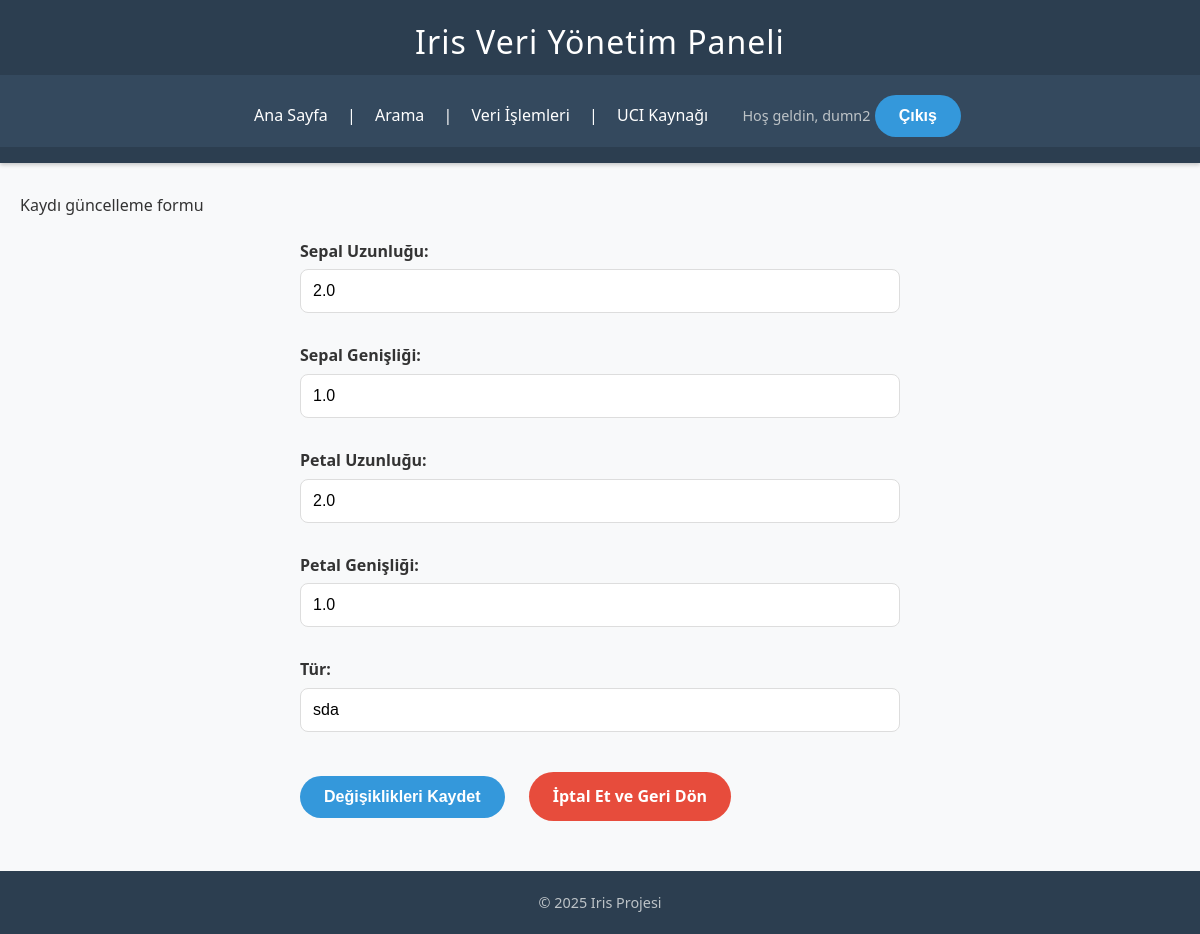
The page /update/1/ (signed in) on the database its author committed.
### iris_classifier/models.py (models this page shows)
class Iris(models.Model):
    sepal_length = models.FloatField()
    sepal_width = models.FloatField()
    petal_length = models.FloatField()
    petal_width = models.FloatField()
    species = models.CharField(max_length=30)
    collector = models.ForeignKey(Collector, on_delete=models.CASCADE)

### iris_classifier/views.py (the view, shortened to what this page needs)
# urls.py: path('update/<int:pk>/', views.iris_update, name='iris_update'),
@login_required
def iris_update(request, pk):
    iris = get_object_or_404(Iris, pk=pk)
    return render(request, 'iris_update.html', {'iris': iris})

### templates/iris_update.html (shortened to what this page needs)
{% extends 'base.html' %}
{% load static %}
{% block content %}
<div class="update-container">
    <div class="update-header">
        <p>Kaydı güncelleme formu</p>
    </div>
    <form method="post">
        <div class="form-group">
            <label>Sepal Uzunluğu:</label>
            <input type="number" step="0.1" name="sepal_length" value="{{ iris.sepal_length }}">
        </div>
        <div class="form-group">
            <label>Sepal Genişliği:</label>
            <input type="number" step="0.1" name="sepal_width" value="{{ iris.sepal_width }}">
        </div>
        <div class="form-group">
            <label>Petal Uzunluğu:</label>
            <input type="number" step="0.1" name="petal_length" value="{{ iris.petal_length }}">
        </div>
        <div class="form-group">
            <label>Petal Genişliği:</label>
            <input type="number" step="0.1" name="petal_width" value="{{ iris.petal_width }}">
        </div>
        <div class="form-group">
            <label>Tür:</label>
            <input type="text" name="species" value="{{ iris.species }}">
        </div>
        <div class="btn-group">
            <button type="submit" class="btn-primary">Değişiklikleri Kaydet</button>
            <a href="{% url 'home' %}" class="btn-secondary">İptal Et ve Geri Dön</a>
        </div>
    </form>
</div>
{% endblock %}

### templates/base.html (shortened to what this page needs)
{% load static %}
<!DOCTYPE html>
<html lang="tr">
<head>
    <link rel="stylesheet" href="{% static 'css/style.css' %}">
</head>
<body>
    <div id="wrapper">
        <div class="header">
            <h1>Iris Veri Yönetim Paneli</h1>
            <nav>
                <div class="nav-container"> <a href="{% url 'home' %}">Ana Sayfa</a> | <a
                        href="{% url 'search' %}">Arama</a> | <a href="{% url 'import_csv' %}">Veri İşlemleri</a> |
                    <a href="https://archive.ics.uci.edu/ml/datasets/iris">UCI Kaynağı</a>
                    {% if user.is_authenticated %}
                    <span>Hoş geldin, {{ user.username }}</span>
                    <form action="{% url 'logout' %}" method="post" style="display:inline;">
                        {% csrf_token %}<button type="submit">Çıkış</button>
                    </form>
                    {% else %}
                    <a href="{% url 'login' %}">Giriş Yap</a>
                    {% endif %}
                </div>
            </nav>
        </div>
        <div class="main-content"> {% block content %}{% endblock %}
        </div>
        <div class="footer">
            <p>&copy; 2025 Iris Projesi</p>
        </div>
    </div>
</body>
</html>

### static/css/style.css (style rules this page uses)
:root { --primary-color: #2c3e50; --secondary-color: #34495e; --accent-color: #3498db; --accent-hover: #2980b9; --background-color: #f8f9fa; --text-color: #333; --white: #ffffff; --shadow: 0 4px 6px rgba(0, 0, 0, 0.1); --radius: 8px; --font-family: 'Segoe UI', Tahoma, Geneva, Verdana, sans-serif; }
* { box-sizing: border-box; margin: 0; padding: 0; }
body { font-family: var(--font-family); background-color: var(--background-color); color: var(--text-color); line-height: 1.6; }
#wrapper, .main-wrapper { display: flex; flex-direction: column; min-height: 100vh; }
.main-content { flex: 1; width: 100%; max-width: 1200px; margin: 30px auto; padding: 0 20px; }
.header { background-color: var(--primary-color); color: var(--white); padding: 1rem 0; box-shadow: 0 2px 4px rgba(0, 0, 0, 0.2); }
.header h1 { text-align: center; font-weight: 300; letter-spacing: 1px; margin-bottom: 0.5rem; }
nav { background-color: var(--secondary-color); padding: 10px 0; }
.nav-container { max-width: 1200px; margin: 0 auto; text-align: center; }
.nav-container a { color: var(--white); text-decoration: none; padding: 0 15px; font-weight: 500; transition: color 0.3s ease; }
.nav-container span { color: #bdc3c7; margin-left: 15px; font-size: 0.9em; }
form { max-width: 600px; margin: 20px auto; }
.form-group { margin-bottom: 15px; }
label { display: block; margin-bottom: 5px; font-weight: 600; }
input[type="text"], input[type="number"], input[type="email"], input[type="password"], select, textarea { width: 100%; padding: 12px; border: 1px solid #ddd; border-radius: var(--radius); font-size: 16px; transition: border-color 0.3s; margin-bottom: 15px; }
button, .btn-primary, input[type="submit"] { background-color: var(--accent-color); color: var(--white); border: none; padding: 12px 24px; border-radius: 50px; cursor: pointer; font-size: 16px; font-weight: 600; transition: background-color 0.3s, transform 0.2s; display: inline-block; margin-top: 10px; }
.btn-secondary { background-color: #e74c3c; color: white; padding: 12px 24px; border-radius: 50px; text-decoration: none; font-weight: 600; display: inline-block; transition: background-color 0.3s, transform 0.2s; border: none; cursor: pointer; margin-top: 10px; margin-left: 20px; }
.footer, .footer-div { background-color: var(--primary-color); color: #bdc3c7; text-align: center; padding: 20px; margin-top: auto; font-size: 0.9em; }

### rows shown on the page
Iris: sepal_length "2.0", sepal_width "1.0", petal_length "2.0", petal_width "1.0", species "sda"

### other values the page prints
{{ user.username }} "dumn2"
